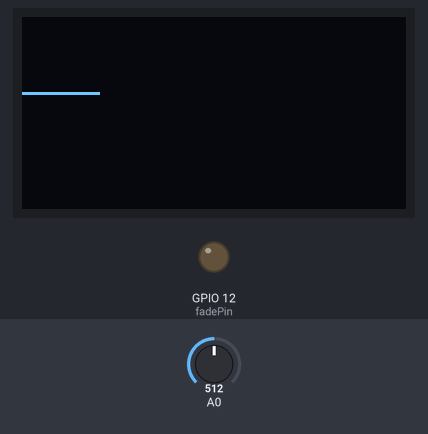
A sketch run on a simulated ESP8266 (NodeMCU). Parts: 128×64 one-colour display, output pins drawn as LEDs (lit = HIGH). The inputs (shaded band) are chosen by the test bench; at power-on: A0 = 512. WiFi joins after 1.5 s; servers stay silent unless stated; no MQTT or app messages arrive unless stated; what the sketch prints to the serial monitor is not drawn.

Above: at 2.7 s.
2.8 s: A0 set to 716
At 3.0 s:
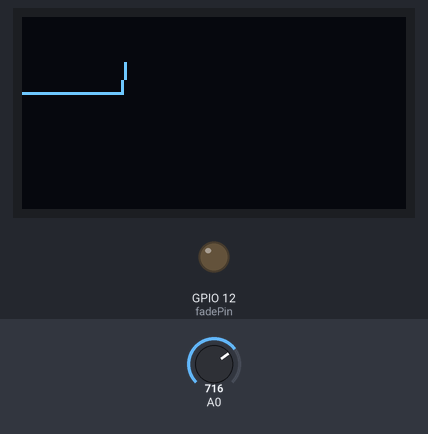
4.3 s: A0 set to 900
At 6.53 s:
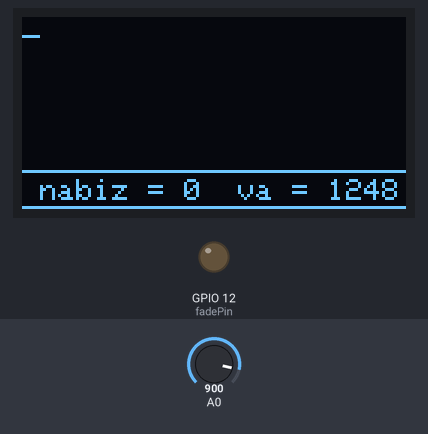
7.3 s: A0 set to 1023
At 7.49 s:
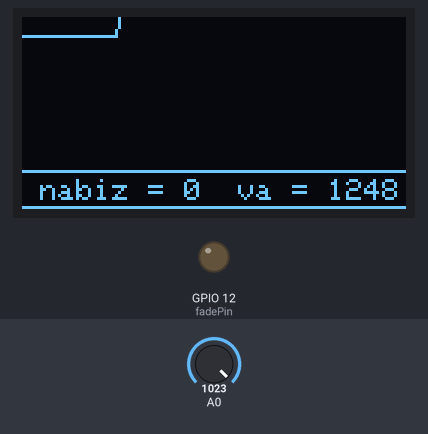
Timing chart, 0 to 10.3 s (numbered marks = the images above; inputs shaded):
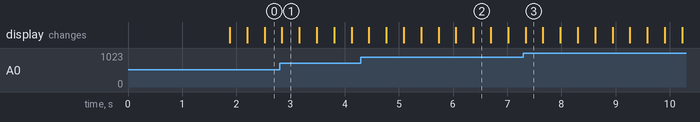

The sketch:

pulse.ino
```cpp
//Yinelenen işaretleri kullanmak için Ticker kütüphanesini ekliyorum.
#include <Ticker.h>

//Mikrodenetleyici ileyişimi için:
#include <SPI.h>

// Oled ekran I2C protokolüyle haberleşiyor:
#include <Wire.h>

//Font ve grafik işlemleri için:
#include <Adafruit_GFX.h>

//Grafiği sürmek için:
#include <Adafruit_SSD1306.h>

 //Ekranım 128x64 grafik lcd ekran olduğu için girişlerini yapıyorum
#define SCREEN_WIDTH 128
#define SCREEN_HEIGHT 64

//Ekranımın uzunluğu ve genişliği için değişken tanımlıyorum. (sabit diye const kullandım.)
const int WIDTH = 128 ;
const int HEIGHT = 64 ;
const int LENGTH = WIDTH;

 // 128x64 olsaydı 0x3C olurdu adresi.
#define SCREEN_ADDRESS 0x3D

//Reset pinini yazdım.
#define OLED_RESET 0

//I2C'yi kullandığı için ekranımızı belli ederken &Wire kullanıyoruz.
Adafruit_SSD1306 display(SCREEN_WIDTH, SCREEN_HEIGHT, &Wire, OLED_RESET);

//Kütüphane dosyaları:
#include <ESP8266WiFi.h>
#include "Adafruit_MQTT.h"
#include "Adafruit_MQTT_Client.h"

//Wifi bağlantısı için:
#define WLAN_SSID "karakahya"
#define WLAN_PASS "U12323232"

//Adafruit setup için
#define AIO_SERVER "io.adafruit.com"
#define AIO_SERVERPORT 1883
#define AIO_USERNAME "fatmanuryildizz"
#define AIO_KEY "23232"

//WiFi bağlantı nesnesi oluşturma:
WiFiClient client;

//Adafruit MQTT bağlantısı
Adafruit_MQTT_Client mqtt(&client, AIO_SERVER, AIO_SERVERPORT, AIO_USERNAME, AIO_KEY);

//Adafruit feedleri
Adafruit_MQTT_Publish pulse = Adafruit_MQTT_Publish(&mqtt, AIO_USERNAME "/feeds/pulse");

 int rate[10];
 unsigned long sampleCounter = 0;
 unsigned long lastBeatTime = 0;
 int P =512;
 int T = 512;
 int thresh = 512;
 int amp = 100;
 boolean firstBeat = true;
 boolean secondBeat = false;
 int BPM;
 int Signal;
 int IBI = 600;
 boolean Pulse = false;
 boolean QS = false;

Ticker flipper;

int fadePin = 12;
int fadeRate = 0;

int x;
int y[LENGTH];

void MQTT_connect();

void setup(){
   Serial.begin(115200);
  display.begin(SSD1306_SWITCHCAPVCC, 0x3C);
  delay(20);

 Serial.println(F("Adafruit IO Example"));
WiFi.begin(WLAN_SSID, WLAN_PASS);
while (WiFi.status() != WL_CONNECTED) {
    delay(500);
    Serial.print(F("."));
  }

  display.clearDisplay();

  x = 0;
  clearY();
  pinMode(fadePin,OUTPUT);

  interruptSetup();

}

void MQTT_connect(){
int8_t ret;
if(mqtt.connected())
  {
    return;
   }
    Serial.print("MQTT'ye bağlanılıyor...");

   uint8_t retries = 3;
 while ((ret = mqtt.connect()) != 0)
 {
 Serial.println(mqtt.connectErrorString(ret));
 Serial.println("Tekrar deneniyor.");
 mqtt.disconnect();
 delay(5000);
 retries--;

 if (retries == 0)
 {
 while (1) ;
 }
 }
 Serial.println("MQTT'ye bağlandım.");
 }

void clearY(){
  for(int i=0; i<=LENGTH; i++){
    y[i] = -1;
  }
}

void drawY(){
  display.drawPixel(0, y[0], WHITE);
  for(int i=1; i<=LENGTH; i++){
    if(y[i]!=-1){
      display.drawLine(i-1, y[i-1], i, y[i], WHITE);
    }else{
      break;
    }
  }
}

void loop(){
 MQTT_connect();
  y[x] = map(Signal, 0, 1023, HEIGHT-14, 0);
    drawY();
  x++;
  if(x >= WIDTH){

        display.clearDisplay();
        display.drawLine(0, 51, 127, 51, WHITE);
        display.drawLine(0, 63, 127, 63, WHITE);
        display.setTextSize(0);
        display.setTextColor(WHITE);
        display.setCursor(0,54);
        display.print(" nabiz = ");
        display.print(BPM);
        display.print("  va = ");
        display.print(IBI);
        display.print("  ");
    x = 0;
    clearY();

    pulse.publish(BPM);
    if (! pulse.publish(BPM)) {
      Serial.println(F("Gönderemedik."));
    }

    else {
      Serial.println(F("Gönderdik."));
    }
  }


  sendDataToProcessing('S', Signal);
  if (QS == true){
        fadeRate = 255;

        sendDataToProcessing('B',BPM);

        sendDataToProcessing('Q',IBI);
        QS = false;

     }

  display.display();
  delay(10);
}

void sendDataToProcessing(char symbol, int data ){
    Serial.print(symbol);
    Serial.println(data);
  }


void interruptSetup(){
  flipper.attach_ms(2, ISRTr);
}


void ISRTr(){
  cli();
  Signal = analogRead(A0);
  sampleCounter += 2;

  int N = sampleCounter - lastBeatTime;


  if(Signal < thresh && N > (IBI/5)*3){
    if (Signal < T){
      T = Signal;
    }
  }

  if(Signal > thresh && Signal > P){
    P = Signal;
  }


  if (N > 250){
    if ( (Signal > thresh) && (Pulse == false) && (N > (IBI/5)*3) ){
      Pulse = true;
      IBI = sampleCounter - lastBeatTime;
      lastBeatTime = sampleCounter;

      if(secondBeat){
        secondBeat = false;
        for(int i=0; i<=9; i++){
          rate[i] = IBI;
        }
      }

      if(firstBeat){
        firstBeat = false;
        secondBeat = true;
        sei();
        return;
      }


      word runningTotal = 0;

      for(int i=0; i<=8; i++){
        rate[i] = rate[i+1];
        runningTotal += rate[i];
      }

      rate[9] = IBI;
      runningTotal += rate[9];
      runningTotal /= 10;
      BPM = 60000/runningTotal;
      QS = true;

    }
  }

  if (Signal < thresh && Pulse == true){
    Pulse = false;
    amp = P - T;
    thresh = amp/2 + T;
    P = thresh;
    T = thresh;
  }

  if (N > 2500){
    thresh = 512;
    P = 512;
    T = 512;
    lastBeatTime = sampleCounter;
    firstBeat = true;
    secondBeat = false;
  }

  sei();
}
```
